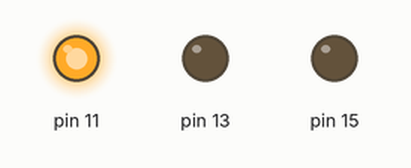
This program was run on a simulated Raspberry Pi (header pin numbers). On the bench: output pins drawn as LEDs (lit = HIGH). At 6.0 s the program stops and its outputs stay as they are.

Above: at 0.1 s.
At 2.1 s:
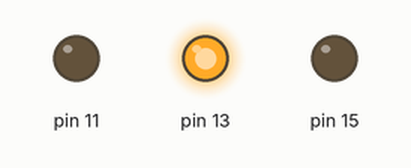
At 4.1 s:
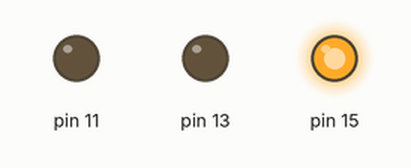
At 5.1 s:
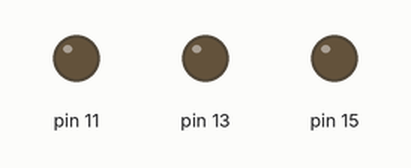
Timing chart, 0 to 6.6 s (numbered marks = the images above):
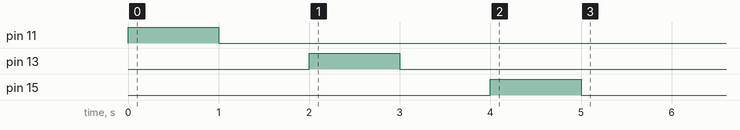

Measured:
- by itself, pin 11: LOW → HIGH at 0.00 s, → LOW 1.0 s later
- by itself, pin 13: LOW → HIGH at 2.0 s, → LOW 1.0 s later
- by itself, pin 15: LOW → HIGH at 4.0 s, → LOW 1.0 s later

The program:

rgb.py
```python
import RPi.GPIO as gpio
from time import sleep

gpio.setwarnings(False)
gpio.setmode(gpio.BOARD)
gpio.setup(11,gpio.OUT,initial=gpio.LOW)
gpio.setup(13,gpio.OUT,initial=gpio.LOW)
gpio.setup(15,gpio.OUT,initial=gpio.LOW)

gpio.output(11,gpio.HIGH)

sleep(1)
gpio.output(11,gpio.LOW)
sleep(1)

gpio.output(13,gpio.HIGH)
sleep(1)
gpio.output(13,gpio.LOW)
sleep(1)


gpio.output(15,gpio.HIGH)
sleep(1)
gpio.output(15,gpio.LOW)
sleep(1)
```
